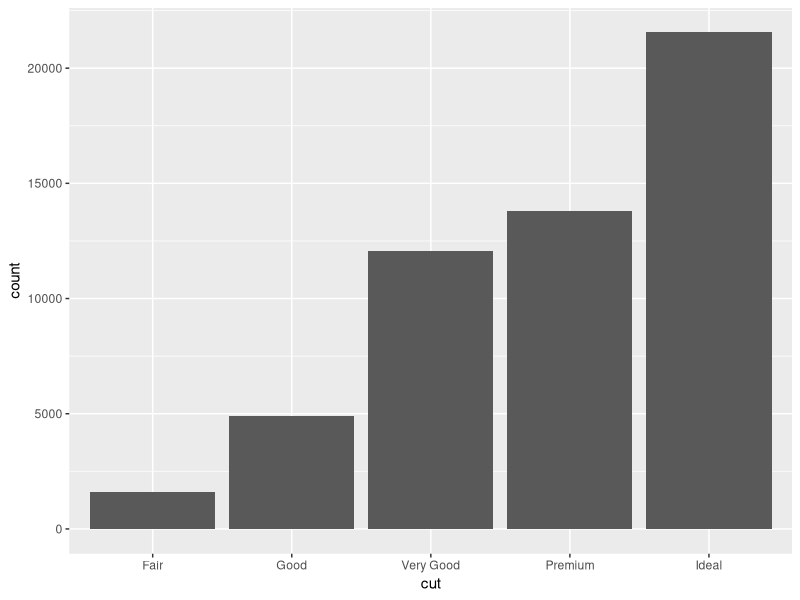
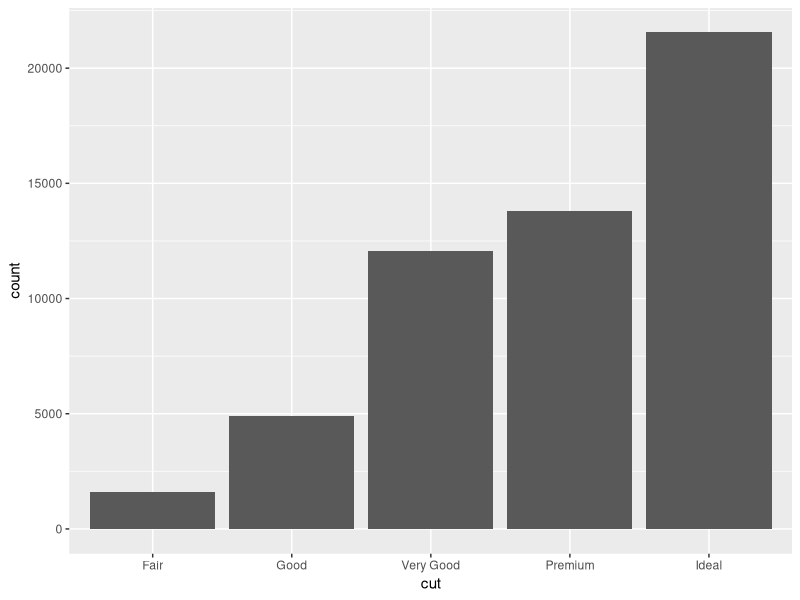
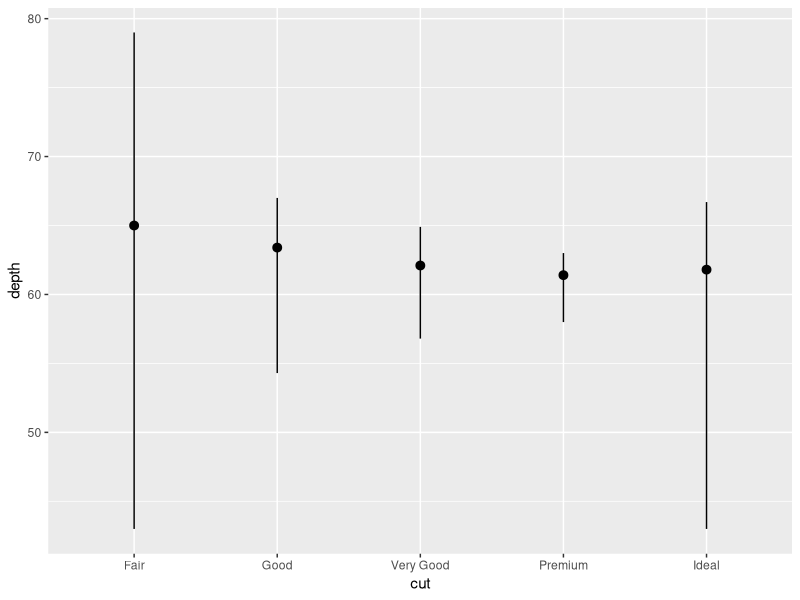
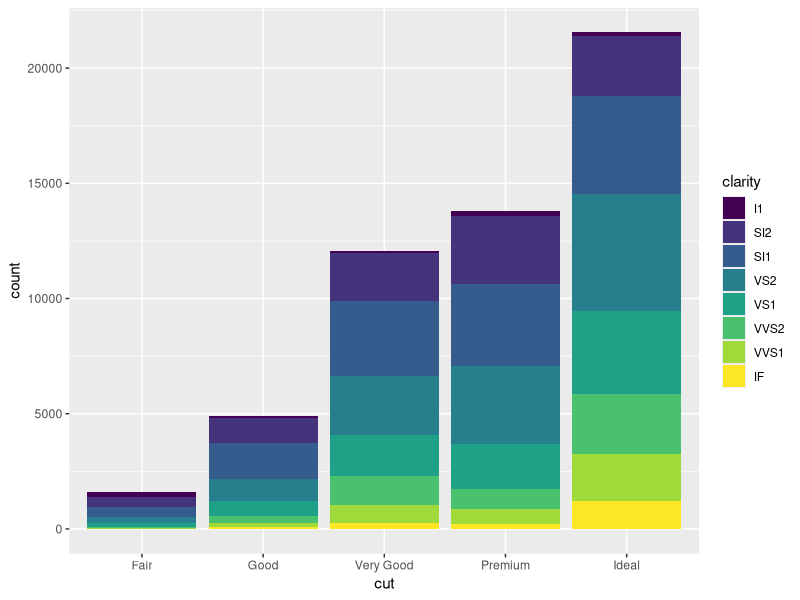
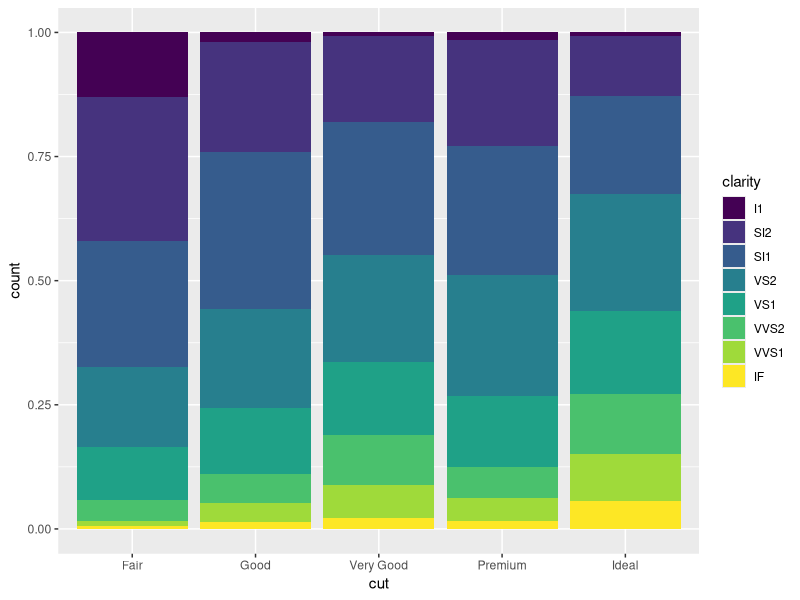
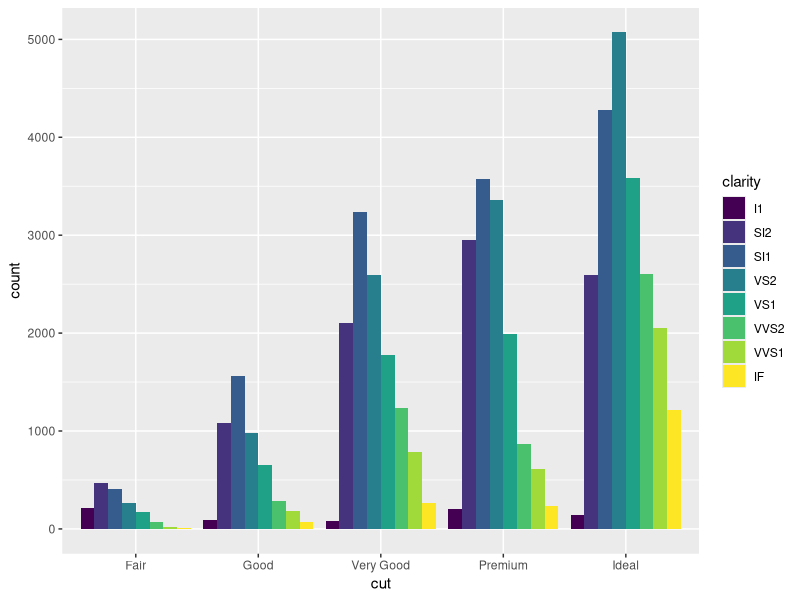

R code for these plots, in order:
# Exercise 2: More ggplot2 Grammar

# Install and load `ggplot2`
# install.packages("ggplot2") # if needed
library("ggplot2")

# For this exercise you will again be working with the `diamonds` data set.
# Use `?diamonds` to review details about this data set


## Statistical Transformations

# Draw a bar chart of the diamonds data, organized by cut
# The height of each bar is based on the "count" (number) of diamonds with that cut
ggplot(data = diamonds) + 
  geom_bar(mapping = aes(x = cut))

# Use the `stat_count` to apply the statistical transformation "count" to the diamonds
# by cut. You do not need a separate geometry layer!
ggplot(data = diamonds) + 
  stat_count(mapping = aes(x = cut))

# Use the `stat_summary` function to draw a chart with a summary layer.
# Map the x-position to diamond `cut`, and the y-position to diamond `depth`
# Bonus: use `min` as the function ymin, `max` as the function ymax, and `median` as the function y
ggplot(data = diamonds) + 
  stat_summary(mapping = aes(x = cut, y = depth), fun.ymin = min, fun.ymax = max, fun.y = median)



## Position Adjustments

# Draw a bar chart of diamond data organized by cut, with each bar filled by clarity.
# You should see a _stacked_ bar chart.
ggplot(data = diamonds) +
  geom_bar(mapping = aes(x = cut, fill = clarity))

# Draw the same chart again, but with each element positioned to "fill" the y axis
ggplot(data = diamonds) +
  geom_bar(mapping = aes(x = cut, fill = clarity), position = "fill")

# Draw the same chart again, but with each element positioned to "dodge" each other" the y axis
ggplot(data = diamonds) +
geom_bar(mapping = aes(x = cut, fill = clarity), position = "dodge")

# Draw a plot with point geometry with the x-position mapped to `cut` and the y-position mapped to `clarity`
# This creates a "grid" grouping the points


# Use the "jitter" position adjustment to keep the points from all overlapping!
# (This works a little better with a sample of diamond data, such as from the previous exercise).



## Scales

# Draw a "boxplot" (with `geom_boxplot()`) for the diamond's price (y) by color (x)


# This has a lot of outliers, making it harder to read. To fix this, draw the same plot but
# with a _logarithmic_ scale for the y axis.


# For another version, draw the same plot but with `violin` geometry instead of `boxplot` geometry!
# How does the logarithmic scale change the data presentation?


# Another interesting plot: draw a plot of the diamonds price (y) by carat (x), using a heatmap of 2d bins
# (geom_bin2d)
# What happens when you make the x and y channels scale logarithmically?


# Draw a scatter plot for the diamonds  price (y) by carat (x). Color each point by the clarity
# (Remember, this will take a while. Use a sample of the diamonds for faster results)


# Change the color of the previous plot using a ColorBrewer scale of your choice. What looks nice?



## Coordinate Systems

# Draw a bar chart with x-position and fill color BOTH mapped to cut
# For best results, SET the `width` of the geometry to be 1 (fill plot, no space between)
# You can save this to a variable for easier modifications


# Draw the same chart, but with the coordinate system flipped


# Draw the same chart, but in a polar coordinate system. Now you have a Coxcomb chart!



## Facets

# Take the scatter plot of price by carat data (colored by clarity) and add _facets_ based on
# the diamond's `color`



## Saving Plots

# Use the `ggsave()` function to save one of your plots (the most recent one generated) to disk.
# Name the output file "my-plot.png".
# Make sure you've set the working directory!!
